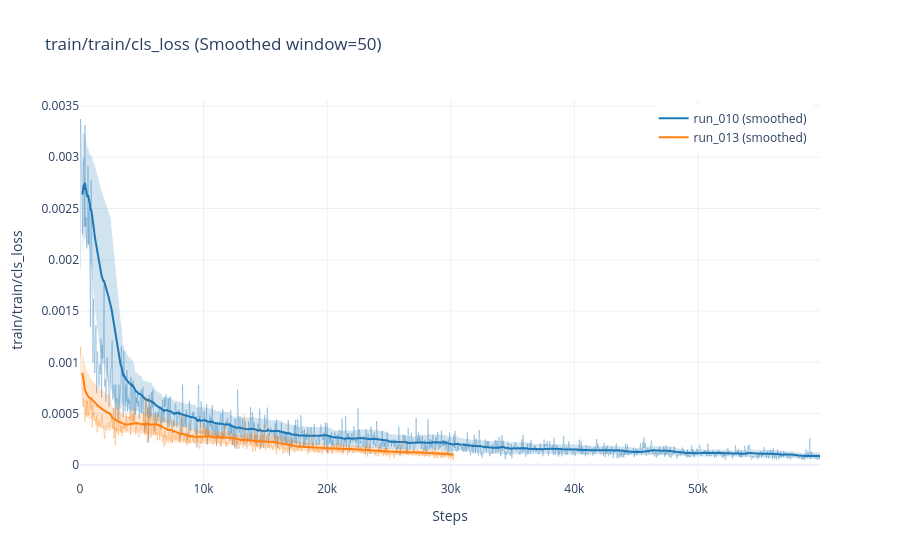
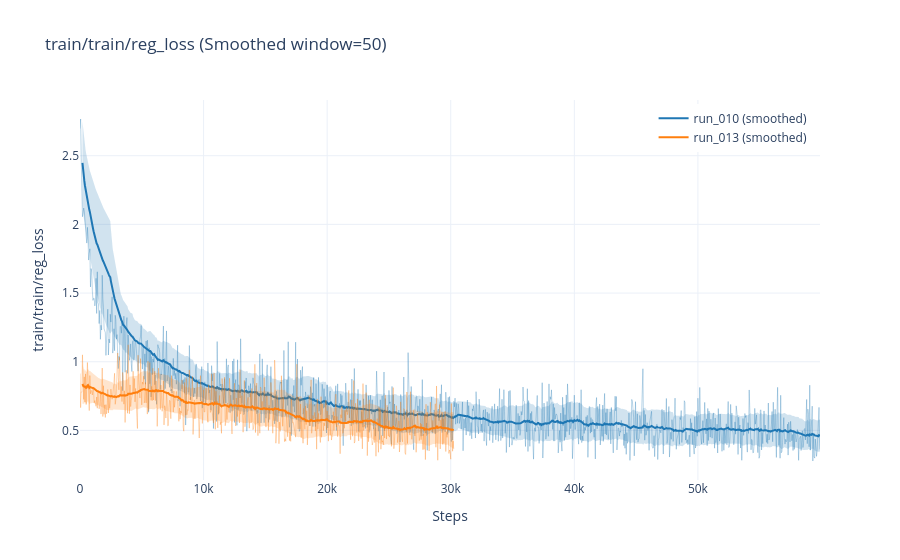
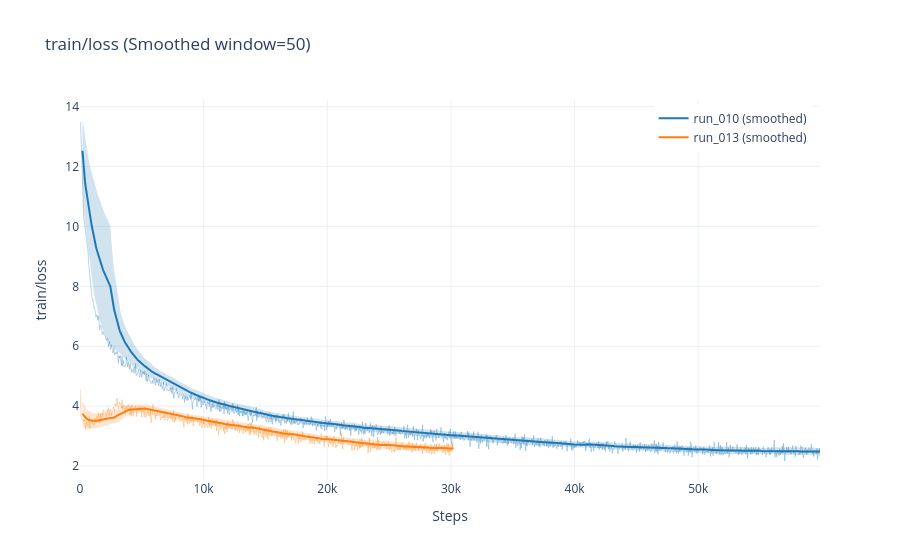

The cell these charts' notebook holds for them, in order:
### Markdown cell above
## Smoothed Losses with Confidence Areas
Plotting the custom losses (`train/cls_loss`, `train/reg_loss`) and overall loss if available, applying a rolling window for smoothing and plotting to show confidence variance.

### Code cell
import plotly.graph_objects as go

def plot_smoothed_with_conf(df, metric, window=100):
    metric_df = df[df['tag'] == metric]
    if metric_df.empty:
        return
        
    fig = go.Figure()
    colors = ['#1f77b4', '#ff7f0e', '#2ca02c', '#d62728', '#9467bd', '#8c564b', '#e377c2', '#7f7f7f', '#bcbd22', '#17becf']
    
    for idx, run in enumerate(run_names):
        run_data = metric_df[metric_df['run'] == run].sort_values('step')
        if run_data.empty:
            continue
            
        run_data = run_data.set_index('step')['value']
        
        # Calculate moving average and standard deviation
        rolling_mean = run_data.rolling(window=window, min_periods=max(1, window//10)).mean()
        rolling_std = run_data.rolling(window=window, min_periods=max(1, window//10)).std().fillna(0)
        
        color = colors[idx % len(colors)]
        
        # Plot the confidence area (variance) around the smooth line
        upper_bound = rolling_mean + rolling_std
        lower_bound = rolling_mean - rolling_std
        
        fig.add_trace(go.Scatter(
            x=run_data.index.tolist() + run_data.index.tolist()[::-1],
            y=upper_bound.tolist() + lower_bound.tolist()[::-1],
            fill='toself',
            fillcolor=color,
            line=dict(color='rgba(255,255,255,0)'),
            hoverinfo="skip",
            showlegend=False,
            name=f'{run} bounds',
            opacity=0.2
        ))
        
        # Plot the smoothed line
        fig.add_trace(go.Scatter(
            x=run_data.index,
            y=rolling_mean,
            mode='lines',
            line=dict(color=color, width=2),
            name=f"{run} (smoothed)"
        ))
        
        # Plot the faint original data points
        fig.add_trace(go.Scatter(
            x=run_data.index,
            y=run_data,
            mode='lines',
            line=dict(color=color, width=1),
            opacity=0.3,
            showlegend=False,
            name=f"{run} (raw)"
        ))
        
    fig.update_layout(
        title=f'{metric} (Smoothed window={window})',
        xaxis_title='Steps',
        yaxis_title=metric,
        hovermode="x unified",
        template='plotly_white',
        legend=dict(yanchor="top", y=0.99, xanchor="right", x=0.99)
    )
    fig.show()

# Identify and plot the custom training losses
target_losses = ['train/train/cls_loss', 'train/train/reg_loss', 'train/loss']
available_losses = [tag for tag in target_losses if tag in df['tag'].unique()]

for l in available_losses:
    plot_smoothed_with_conf(df, l, window=50) # Use a window of 50 for smoothing

### Figure 1 — Plotly figure (JSON) as saved in the notebook; plotly's stock layout.template omitted (floating-point values rounded to 4 significant figures; data arrays with more than 128 entries replaced by an {"elided": "..."} marker saying what was removed)
{"data": [{"fill": "toself", "fillcolor": "#1f77b4", "hoverinfo": "skip", "line": {"color": "rgba(255,255,255,0)"}, "name": "run_010 bounds", "opacity": 0.2, "showlegend": false, "type": "scatter", "x": {"elided": "2398 int values"}, "y": {"elided": "2398 float values"}}, {"line": {"color": "#1f77b4", "width": 2}, "mode": "lines", "name": "run_010 (smoothed)", "type": "scatter", "x": {"elided": "1199 int values"}, "y": {"elided": "1199 float values"}}, {"line": {"color": "#1f77b4", "width": 1}, "mode": "lines", "name": "run_010 (raw)", "opacity": 0.3, "showlegend": false, "type": "scatter", "x": {"elided": "1199 int values"}, "y": {"elided": "1199 float values"}}, {"fill": "toself", "fillcolor": "#ff7f0e", "hoverinfo": "skip", "line": {"color": "rgba(255,255,255,0)"}, "name": "run_013 bounds", "opacity": 0.2, "showlegend": false, "type": "scatter", "x": {"elided": "1212 int values"}, "y": {"elided": "1212 float values"}}, {"line": {"color": "#ff7f0e", "width": 2}, "mode": "lines", "name": "run_013 (smoothed)", "type": "scatter", "x": {"elided": "606 int values"}, "y": {"elided": "606 float values"}}, {"line": {"color": "#ff7f0e", "width": 1}, "mode": "lines", "name": "run_013 (raw)", "opacity": 0.3, "showlegend": false, "type": "scatter", "x": {"elided": "606 int values"}, "y": {"elided": "606 float values"}}], "layout": {"hovermode": "x unified", "legend": {"x": 0.99, "xanchor": "right", "y": 0.99, "yanchor": "top"}, "title": {"text": "train/train/cls_loss (Smoothed window=50)"}, "xaxis": {"title": {"text": "Steps"}}, "yaxis": {"title": {"text": "train/train/cls_loss"}}}}

### Figure 2 — Plotly figure (JSON) as saved in the notebook; plotly's stock layout.template omitted (floating-point values rounded to 4 significant figures; data arrays with more than 128 entries replaced by an {"elided": "..."} marker saying what was removed)
{"data": [{"fill": "toself", "fillcolor": "#1f77b4", "hoverinfo": "skip", "line": {"color": "rgba(255,255,255,0)"}, "name": "run_010 bounds", "opacity": 0.2, "showlegend": false, "type": "scatter", "x": {"elided": "2398 int values"}, "y": {"elided": "2398 float values"}}, {"line": {"color": "#1f77b4", "width": 2}, "mode": "lines", "name": "run_010 (smoothed)", "type": "scatter", "x": {"elided": "1199 int values"}, "y": {"elided": "1199 float values"}}, {"line": {"color": "#1f77b4", "width": 1}, "mode": "lines", "name": "run_010 (raw)", "opacity": 0.3, "showlegend": false, "type": "scatter", "x": {"elided": "1199 int values"}, "y": {"elided": "1199 float values"}}, {"fill": "toself", "fillcolor": "#ff7f0e", "hoverinfo": "skip", "line": {"color": "rgba(255,255,255,0)"}, "name": "run_013 bounds", "opacity": 0.2, "showlegend": false, "type": "scatter", "x": {"elided": "1212 int values"}, "y": {"elided": "1212 float values"}}, {"line": {"color": "#ff7f0e", "width": 2}, "mode": "lines", "name": "run_013 (smoothed)", "type": "scatter", "x": {"elided": "606 int values"}, "y": {"elided": "606 float values"}}, {"line": {"color": "#ff7f0e", "width": 1}, "mode": "lines", "name": "run_013 (raw)", "opacity": 0.3, "showlegend": false, "type": "scatter", "x": {"elided": "606 int values"}, "y": {"elided": "606 float values"}}], "layout": {"hovermode": "x unified", "legend": {"x": 0.99, "xanchor": "right", "y": 0.99, "yanchor": "top"}, "title": {"text": "train/train/reg_loss (Smoothed window=50)"}, "xaxis": {"title": {"text": "Steps"}}, "yaxis": {"title": {"text": "train/train/reg_loss"}}}}

### Figure 3 — Plotly figure (JSON) as saved in the notebook; plotly's stock layout.template omitted (floating-point values rounded to 4 significant figures; data arrays with more than 128 entries replaced by an {"elided": "..."} marker saying what was removed)
{"data": [{"fill": "toself", "fillcolor": "#1f77b4", "hoverinfo": "skip", "line": {"color": "rgba(255,255,255,0)"}, "name": "run_010 bounds", "opacity": 0.2, "showlegend": false, "type": "scatter", "x": {"elided": "2396 int values"}, "y": {"elided": "2396 float values"}}, {"line": {"color": "#1f77b4", "width": 2}, "mode": "lines", "name": "run_010 (smoothed)", "type": "scatter", "x": {"elided": "1198 int values"}, "y": {"elided": "1198 float values"}}, {"line": {"color": "#1f77b4", "width": 1}, "mode": "lines", "name": "run_010 (raw)", "opacity": 0.3, "showlegend": false, "type": "scatter", "x": {"elided": "1198 int values"}, "y": {"elided": "1198 float values"}}, {"fill": "toself", "fillcolor": "#ff7f0e", "hoverinfo": "skip", "line": {"color": "rgba(255,255,255,0)"}, "name": "run_013 bounds", "opacity": 0.2, "showlegend": false, "type": "scatter", "x": {"elided": "1210 int values"}, "y": {"elided": "1210 float values"}}, {"line": {"color": "#ff7f0e", "width": 2}, "mode": "lines", "name": "run_013 (smoothed)", "type": "scatter", "x": {"elided": "605 int values"}, "y": {"elided": "605 float values"}}, {"line": {"color": "#ff7f0e", "width": 1}, "mode": "lines", "name": "run_013 (raw)", "opacity": 0.3, "showlegend": false, "type": "scatter", "x": {"elided": "605 int values"}, "y": {"elided": "605 float values"}}], "layout": {"hovermode": "x unified", "legend": {"x": 0.99, "xanchor": "right", "y": 0.99, "yanchor": "top"}, "title": {"text": "train/loss (Smoothed window=50)"}, "xaxis": {"title": {"text": "Steps"}}, "yaxis": {"title": {"text": "train/loss"}}}}
